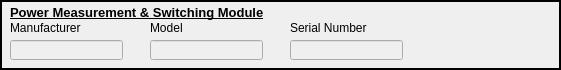
        <widget class="QFrame" name="frame_9">
            <property name="geometry">
                <rect>
                    <x>10</x>
                    <y>627</y>
                    <width>561</width>
                    <height>70</height>
                </rect>
            </property>
            <property name="frameShape">
                <enum>QFrame::Box</enum>
            </property>
            <property name="frameShadow">
                <enum>QFrame::Plain</enum>
            </property>
            <property name="lineWidth">
                <number>2</number>
            </property>
            <property name="midLineWidth">
                <number>1</number>
            </property>
            <widget class="QLineEdit" name="POWERSWITCH_MANUFACTURER_FIELD">
                <property name="enabled">
                    <bool>false</bool>
                </property>
                <property name="geometry">
                    <rect>
                        <x>10</x>
                        <y>40</y>
                        <width>113</width>
                        <height>20</height>
                    </rect>
                </property>
            </widget>
            <widget class="QLabel" name="label_42">
                <property name="geometry">
                    <rect>
                        <x>10</x>
                        <y>20</y>
                        <width>91</width>
                        <height>16</height>
                    </rect>
                </property>
                <property name="text">
                    <string>Manufacturer</string>
                </property>
            </widget>
            <widget class="QLineEdit" name="POWERSWITCH_MODELNUM_FIELD">
                <property name="enabled">
                    <bool>false</bool>
                </property>
                <property name="geometry">
                    <rect>
                        <x>150</x>
                        <y>40</y>
                        <width>113</width>
                        <height>20</height>
                    </rect>
                </property>
            </widget>
            <widget class="QLabel" name="label_43">
                <property name="geometry">
                    <rect>
                        <x>150</x>
                        <y>20</y>
                        <width>81</width>
                        <height>16</height>
                    </rect>
                </property>
                <property name="text">
                    <string>Model</string>
                </property>
            </widget>
            <widget class="QLabel" name="label_44">
                <property name="geometry">
                    <rect>
                        <x>290</x>
                        <y>20</y>
                        <width>81</width>
                        <height>16</height>
                    </rect>
                </property>
                <property name="text">
                    <string>Serial Number</string>
                </property>
            </widget>
            <widget class="QLineEdit" name="POWERSWITCH_SN_FIELD">
                <property name="enabled">
                    <bool>false</bool>
                </property>
                <property name="geometry">
                    <rect>
                        <x>290</x>
                        <y>40</y>
                        <width>113</width>
                        <height>20</height>
                    </rect>
                </property>
            </widget>
            <widget class="QLabel" name="label_46">
                <property name="geometry">
                    <rect>
                        <x>10</x>
                        <y>5</y>
                        <width>271</width>
                        <height>16</height>
                    </rect>
                </property>
                <property name="autoFillBackground">
                    <bool>false</bool>
                </property>
                <property name="frameShape">
                    <enum>QFrame::NoFrame</enum>
                </property>
                <property name="frameShadow">
                    <enum>QFrame::Plain</enum>
                </property>
                <property name="lineWidth">
                    <number>0</number>
                </property>
                <property name="midLineWidth">
                    <number>0</number>
                </property>
                <property name="text">
                    <string>&lt;html&gt;&lt;head/&gt;&lt;body&gt;&lt;p&gt;&lt;span style=&quot; font-size:10pt;
                        font-weight:600; text-decoration: underline;&quot;&gt;Power Measurement &amp;amp; Switching
                        Module&lt;/span&gt;&lt;/p&gt;&lt;/body&gt;&lt;/html&gt;
                    </string>
                </property>
                <property name="openExternalLinks">
                    <bool>false</bool>
                </property>
            </widget>
        </widget>
